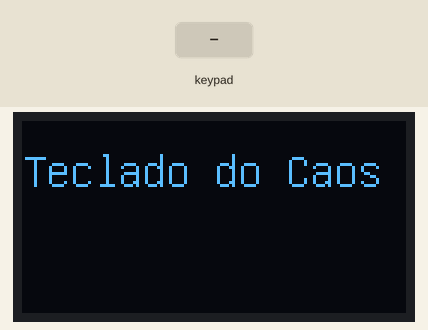
Simulated run of this sketch. Board: Arduino Leonardo, built with avr-gcc and run on an emulated ATmega32U4. On the bench: 128×64 one-colour display. The inputs (shaded band) are chosen by the test bench. USB keyboard and mouse output is not drawn; what the sketch prints to the serial monitor is not drawn.

Above: at 1.3 s.
1.4 s: key ';' pressed
3.0 s: key 'p' pressed
4.6 s: key 'l' pressed
Timing chart, 0 to 7.6 s (numbered marks = the images above; inputs shaded):
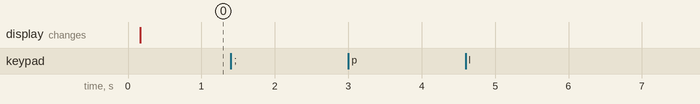

The sketch:

teclado.ino
```cpp
#include <Keypad.h>
#include <Keyboard.h>

#include "U8glib.h"
U8GLIB_SSD1306_128X64 u8g(U8G_I2C_OPT_NO_ACK);

#define SCREEN_WIDTH 128
#define SCREEN_HEIGHT 64

const byte ROWS = 10; //four rows
const byte COLS = 5; //three columns

bool num;
bool teclado;
bool shift;
bool ctrl;
bool alt;
bool sibol;

char keys[ROWS][COLS] = {
{10,2,';','p',8},
{6,7,'l','o',1},
{11,12,'k','i',92},
{16,'m','j','u',93},
{' ','n','h','y',91},
{' ','b','g','t',29},
{31,'v','f','r',3},
{9,37,'d','e',40},
{33,'x','s','w',44},
{46,'z','a','q',49}
};

byte rowPins[ROWS] = {A3, A2, A0, A1, 14, 8, 6, 4, 7, 5};
byte colPins[COLS] = {9, 1, 10, 16, 15};
Keypad kpd = Keypad( makeKeymap(keys), rowPins, colPins, ROWS, COLS );

unsigned long loopCount;
unsigned long startTime;
String msg;

//tela neutra
void tela(){
 int y = 35;
  u8g.firstPage();
  do {
    u8g.drawStr( 0, 22, "Teclado do Caos");
    //verifica se esta no teclado numero
    if(num == 1){
      u8g.drawStr( 50, y, "NUM");
    }else{
      u8g.drawStr( 50, y, "   ");
    }
    //verifica se esta precionado alguma tecla de acao
    if(shift == 1){
      u8g.drawStr( 0, y, "SHIFT");
    }
    else if(ctrl == 1){
      u8g.drawStr( 0, y, "CTRL");
    }
    else if(alt == 1){
      u8g.drawStr( 0, y, "ALT");
    }
    else{
      u8g.drawStr( 0, y, "   ");
    }
  } while( u8g.nextPage() );
}


void setup() {
    Serial.begin(9600);
    loopCount = 0;
    startTime = millis();
    msg = "";

    Keyboard.begin();
    Keyboard.releaseAll();
    u8g.setColorIndex(3);
    u8g.setFont(u8g_font_unifont);
    pinMode(8, OUTPUT);
    tela();
}


void loop() {
    loopCount++;
    if ( (millis()-startTime)>5000 ) {
        Serial.print("Average loops per second = ");
        Serial.println(loopCount/5);
        startTime = millis();
        loopCount = 0;
    }

    if (kpd.getKeys())
    {
      for (int i=0; i<LIST_MAX; i++)   // Scan the whole key list.
        {
          if ( kpd.key[i].stateChanged )   // Only find keys that have changed state.
            {
                switch (kpd.key[i].kstate) {  // Report active key state : IDLE, PRESSED, HOLD, or RELEASED
                    case PRESSED:
                    msg = " PRESSED.";
                break;
                    case HOLD:
                    msg = " HOLD.";
                break;
                    case RELEASED:
                    msg = " RELEASED.";
                break;
                    case IDLE:
                    msg = " IDLE.";
                }
                Serial.print("Key ");
                Serial.print(kpd.key[i].kchar);
                Serial.println(msg);
                if(msg == " HOLD."){
                  if(kpd.key[i].kchar == 31){
                    Keyboard.press(0x81);
                    shift = 1;
                    tela();
                  }
                  else if(kpd.key[i].kchar == 33){
                    Keyboard.press(0x82);
                    alt = 1;
                    tela();
                  }
                  else if(kpd.key[i].kchar == 16){
                    Keyboard.press(0xD8);
                  }
                  else if(kpd.key[i].kchar == 3){
                    tela();
                    num = !num;
                  }
                  else if(kpd.key[i].kchar == 12){
                    Keyboard.press(0xDA);
                  }
                  else if(kpd.key[i].kchar == 11){
                    Keyboard.press(0xD9);
                  }
                  else if(kpd.key[i].kchar == 6){
                    Keyboard.press(0xD7);
                  }
                   else if(kpd.key[i].kchar == 29){
                    u8g.sleepOn();
                  }
                  else if(kpd.key[i].kchar == 46){
                    Keyboard.press(0x80);
                    ctrl = 1;
                    tela();
                  }
                  else{
                     Keyboard.press(kpd.key[i].kchar);
                  }
                }
                else if(msg == " PRESSED."){

                  if(kpd.key[i].kchar == 40){
                    Keyboard.write(177);
                  }
                  else if(kpd.key[i].kchar == 2){
                    Keyboard.press('.');
                  }
                  else if(kpd.key[i].kchar == 1){
                    Keyboard.press(192);
                  }
                  else if(kpd.key[i].kchar == 3){
                    num = !num;
                    tela();
                  }
                  else if(kpd.key[i].kchar == 7){
                    Keyboard.press(',');
                  }
                   else if(kpd.key[i].kchar == 33){
                    Keyboard.press(0x82);
                    alt = 1;
                    tela();
                  }
                  else if(kpd.key[i].kchar == 46){
                    Keyboard.press(0x80);
                    ctrl = 1;
                    tela();
                  }
                  else if(kpd.key[i].kchar == 16){
                    Keyboard.press(0xD8);
                  }
                  else if(kpd.key[i].kchar == 12){
                    Keyboard.press(0xDA);
                  }
                  else if(kpd.key[i].kchar == 11){
                    Keyboard.press(0xD9);
                  }
                  else if(kpd.key[i].kchar == 6){
                    Keyboard.press(0xD7);
                  }
                  else if(kpd.key[i].kchar == 29){
                    u8g.sleepOff();
                  }
                  else if(kpd.key[i].kchar == 49){
                    Keyboard.write(0xB1);
                  }
                  else if(kpd.key[i].kchar == 37){
                    if(num == 1){
                      Keyboard.write('7');
                    }else{
                      Keyboard.write('c');
                    }
                  }
                  else if(kpd.key[i].kchar == 31){
                    Keyboard.press(0x81);
                    shift = 1;
                    tela();
                  }
                  else{
                    if(num == 1){
                      if(kpd.key[i].kchar == 'e'){
                         Keyboard.write('1');
                      }
                      else if(kpd.key[i].kchar == 'r'){
                         Keyboard.write('2');
                      }
                      else if(kpd.key[i].kchar == 't'){
                         Keyboard.write('3');
                      }
                      else if(kpd.key[i].kchar == 'd'){
                         Keyboard.write('4');
                      }
                      else if(kpd.key[i].kchar == 'f'){
                         Keyboard.write('5');
                      }
                      else if(kpd.key[i].kchar == 'g'){
                         Keyboard.write('6');
                      }
                      else if(kpd.key[i].kchar == 'v'){
                         Keyboard.write('8');
                      }
                      else if(kpd.key[i].kchar == 'b'){
                         Keyboard.write('9');
                      }
                      else if(kpd.key[i].kchar == 'n'){
                         Keyboard.write('0');
                      }
                      else if(kpd.key[i].kchar == 'y'){
                         Keyboard.write('=');
                      }
                      else if(kpd.key[i].kchar == 'h'){
                         Keyboard.write('-');
                      }
                      else if(kpd.key[i].kchar == 'u'){
                         Keyboard.write('*');
                      }
                      else if(kpd.key[i].kchar == 'j'){
                         Keyboard.write('/');
                      }
                      else if(kpd.key[i].kchar == 91){
                         Keyboard.write(96);
                      }
                      else{
                        Keyboard.press(kpd.key[i].kchar);
                      }
                    }else{
                      Keyboard.press(kpd.key[i].kchar);
                    }
                  }
                }

                else if(msg == " RELEASED." || msg == " IDLE."){
                  if(kpd.key[i].kchar == 46){
                    Keyboard.release(0x80);
                    ctrl = 0;
                    tela();
                  }
                   else if(kpd.key[i].kchar == 3){

                  }
                  else if(kpd.key[i].kchar == 40){
                    Keyboard.release(177);
                  }
                  else if(kpd.key[i].kchar == 24){
                    Keyboard.release("&#39;");
                  }
                   else if(kpd.key[i].kchar == 2){
                    Keyboard.release('.');
                  }
                  else if(kpd.key[i].kchar == 7){
                    Keyboard.release(',');
                  }
                  else if(kpd.key[i].kchar == 33){
                    Keyboard.release(0x82);
                    alt = 0;
                    tela();
                  }
                  else if(kpd.key[i].kchar == 31){
                    Keyboard.release(0x81);
                    shift = 0;
                    tela();
                  }
                  else if(kpd.key[i].kchar == 16){
                    Keyboard.release(0xD8);
                  }
                  else if(kpd.key[i].kchar == 1 ){
                    Keyboard.release(192);
                  }
                  else if(kpd.key[i].kchar == 12){
                    Keyboard.release(0xDA);
                  }
                  else if(kpd.key[i].kchar == 11){
                    Keyboard.release(0xD9);
                  }
                  else if(kpd.key[i].kchar == 6){
                    Keyboard.release(0xD7);
                  }
                  else{
                    Keyboard.release(kpd.key[i].kchar);
                  }

                }
            }
        }
    }
}
```

Measured:
- after the input at 1.4 s, every drawn part: stays the same
- after the input at 3.0 s, every drawn part: stays the same
- after the input at 4.6 s, every drawn part: stays the same
